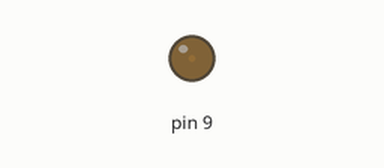
Simulated run of this sketch. Board: Arduino Uno, built with avr-gcc and run on an emulated ATmega328P. On the bench: output pins drawn as LEDs (lit = HIGH).

Above: at 0.05 s.
At 2.9 s:
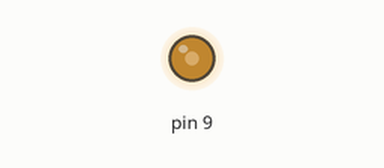
At 5.8 s:
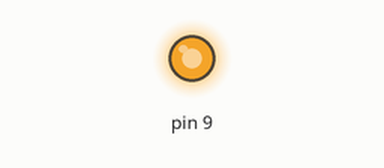
At 11.55 s:
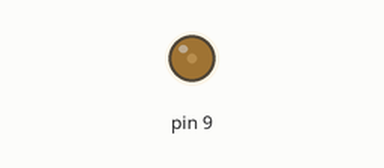
Timing chart, 0 to 16.6 s (numbered marks = the images above):
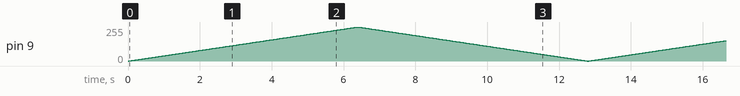

The sketch:

Laser.ino
```cpp
/*

Autor: A2N
Web: https://arduinlab.wordpress.com
DESCRIPCIÓN DEL PROGRAMA: Control led laser
*/

void setup() {
  pinMode(9, OUTPUT);
}

void loop() {
  for (int i = 0; i <= 255; i += 1) {
    analogWrite(9, i);
    delay(25);
  }
  for (int i = 255; i >= 0; i -= 1) {
    analogWrite(9, i);
    delay(25);
  }
}
```
